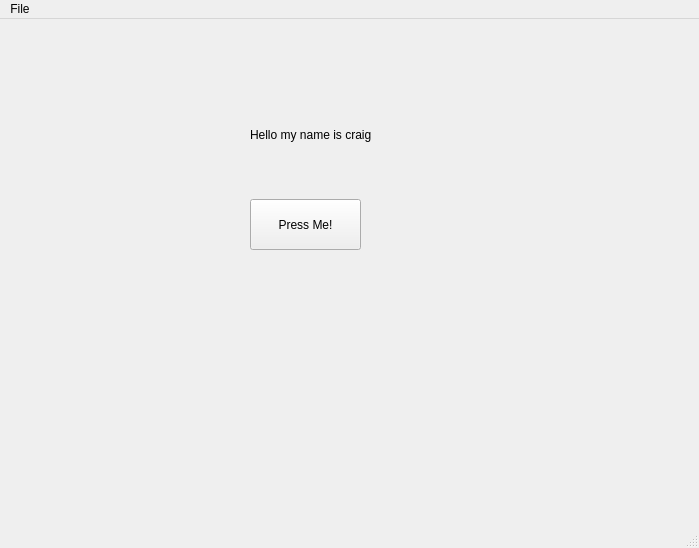
<?xml version="1.0" encoding="UTF-8"?>
<ui version="4.0">
 <class>MainWindow</class>
 <widget class="QMainWindow" name="MainWindow">
  <property name="geometry">
   <rect>
    <x>0</x>
    <y>0</y>
    <width>699</width>
    <height>548</height>
   </rect>
  </property>
  <property name="windowTitle">
   <string>MainWindow</string>
  </property>
  <widget class="QWidget" name="centralwidget">
   <widget class="QPushButton" name="button1">
    <property name="geometry">
     <rect>
      <x>250</x>
      <y>180</y>
      <width>111</width>
      <height>51</height>
     </rect>
    </property>
    <property name="text">
     <string>Press Me!</string>
    </property>
   </widget>
   <widget class="QLabel" name="label1">
    <property name="geometry">
     <rect>
      <x>250</x>
      <y>90</y>
      <width>181</width>
      <height>51</height>
     </rect>
    </property>
    <property name="text">
     <string>Hello my name is craig</string>
    </property>
   </widget>
  </widget>
  <widget class="QMenuBar" name="menubar">
   <property name="geometry">
    <rect>
     <x>0</x>
     <y>0</y>
     <width>699</width>
     <height>21</height>
    </rect>
   </property>
   <widget class="QMenu" name="menuFile">
    <property name="title">
     <string>File</string>
    </property>
   </widget>
   <addaction name="menuFile"/>
  </widget>
  <widget class="QStatusBar" name="statusbar"/>
 </widget>
 <resources/>
 <connections/>
</ui>
